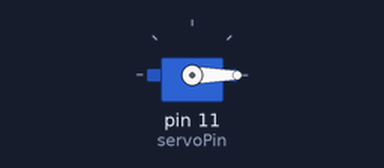
This sketch was run on a simulated Arduino Uno, built with avr-gcc and run on an emulated ATmega328P. On the bench: servo.

Above: at 0.05 s.
At 1.5 s:
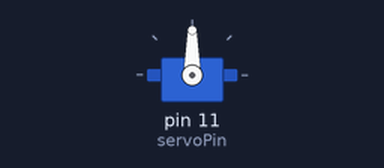
At 3.0 s:
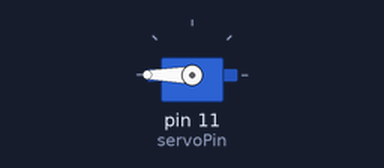
Timing chart, 0 to 6.9 s (numbered marks = the images above):
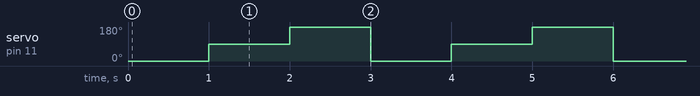

Measured:
- by itself, servo on pin 11 (servoPin): repeats every 3.0 s: 180° 1.0 s, 0° 1.0 s, 90° 1.0 s

The sketch:

test_servoprivod_connection.ino
```cpp
#include <Servo.h>  // Подключаем библиотеку для работы с сервоприводом

Servo myServo;      // Создаем объект для управления сервой
int servoPin = 11;   // Пин, к которому подключен сервопривод

void setup() {
  myServo.attach(servoPin);  // Инициализируем сервопривод
}

void loop() {
  myServo.write(0);      // Поворот в 0 градусов
  delay(1000);           // Ждем 1 секунду
  myServo.write(90);     // Поворот в 90 градусов (центральное положение)
  delay(1000);
  myServo.write(180);    // Поворот в 180 градусов
  delay(1000);
}
```
